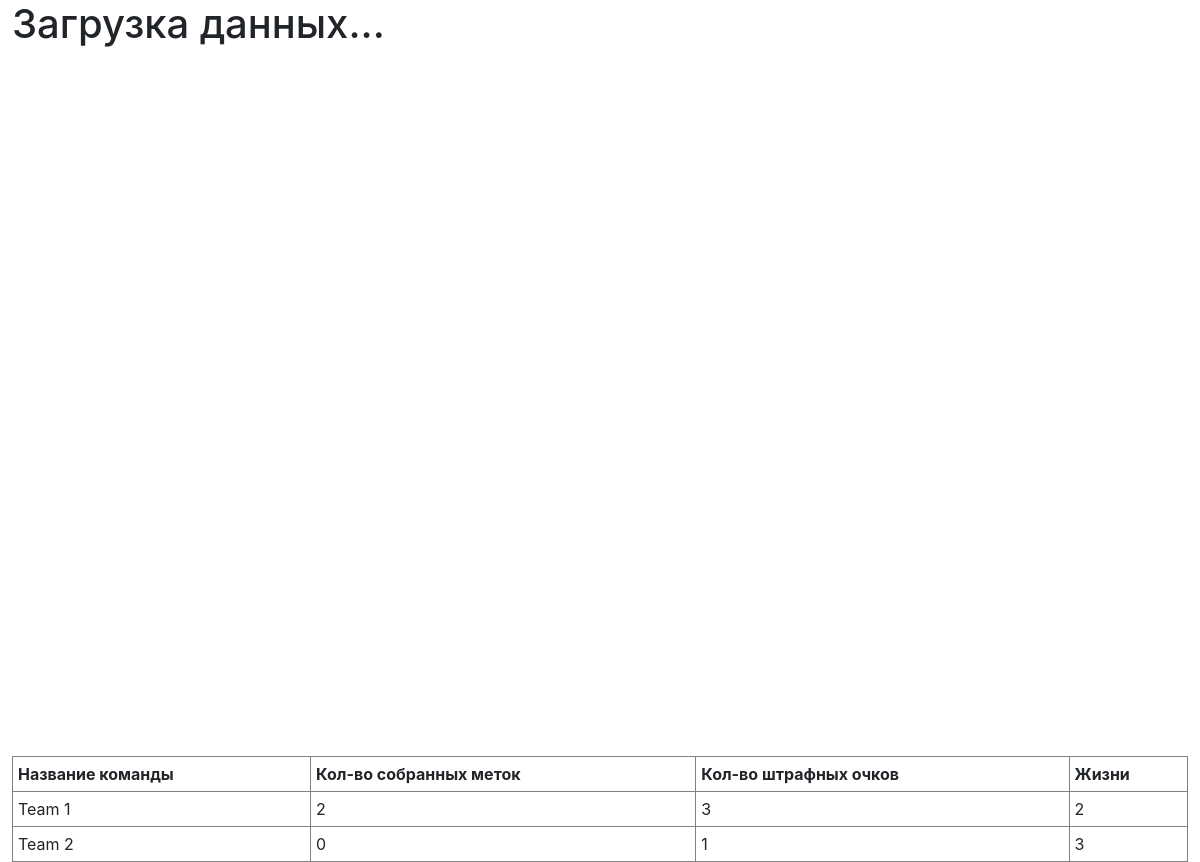
Before: / with the older database file.
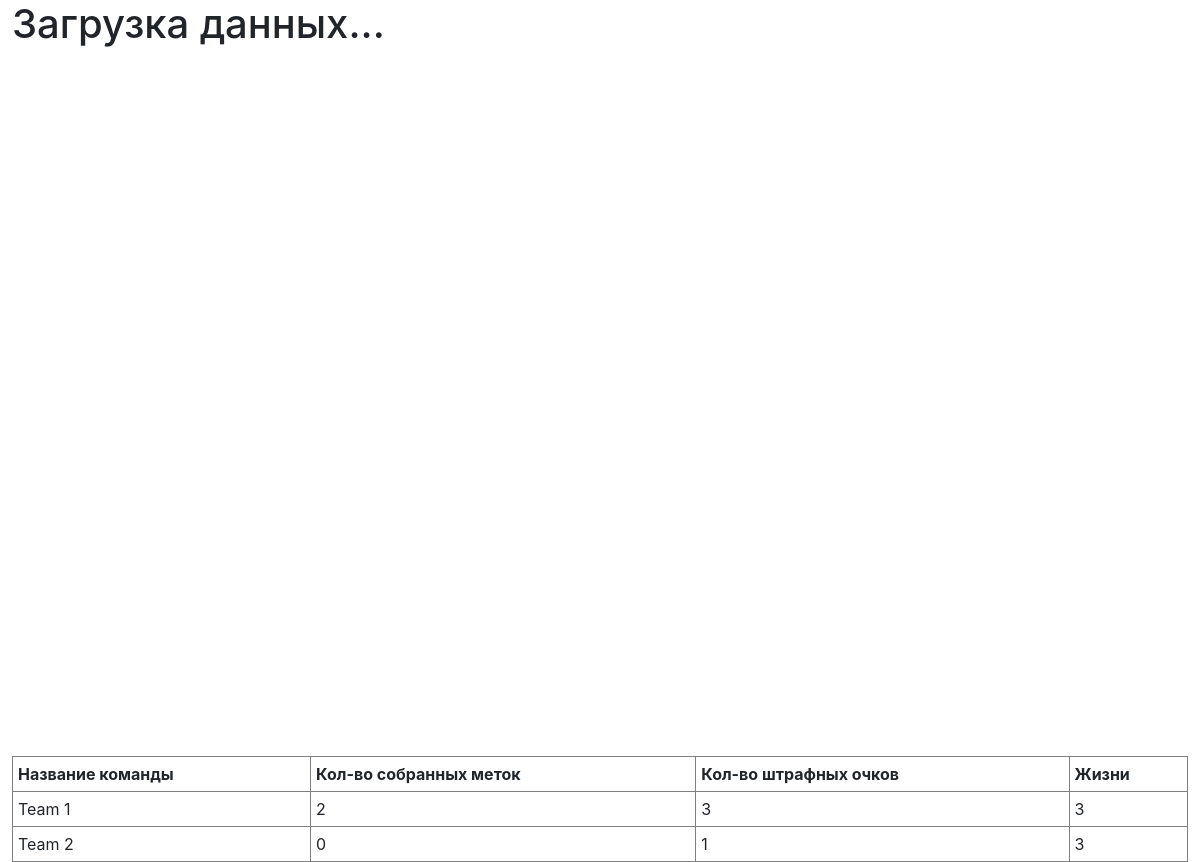
After: the same page with the newer database file.
### quest_api/models.py (models this page shows, shortened)
class Team(models.Model):
    name = models.CharField(max_length=512)
    uid = models.CharField(max_length=120)
    count_fail_marker_key = models.IntegerField(default=0)
    latitude = models.DecimalField(max_digits=9, decimal_places=6)
    longitude = models.DecimalField(max_digits=9, decimal_places=6)
    url_image = models.CharField(max_length=1024)
    standard_of_living = models.IntegerField(default=3)
    count_take_respawn = models.IntegerField(default=0)
    count_jacket = models.IntegerField(default=0)
    count_flamethrower = models.IntegerField(default=0)
    time_contact_marker = models.DateTimeField(default=0)

### status/views.py (the view)
def index(request):
    markers = Marker.objects.all()
    teams = Team.objects.all()
    return render(request, 'status/index.html', {
        'teams': teams,
        'markers': markers,
        'centerMap': '[54.333064, 48.385672]'
    })

### status/templates/status/index.html (shortened to what this page needs)
<!DOCTYPE html>
<html lang="en">
<head>
    <link rel="stylesheet" href="https://stackpath.bootstrapcdn.com/bootstrap/4.1.3/css/bootstrap.min.css"
>
</head>
<body>
<div id="container">
    <h1 id="status">Загрузка данных...</h1>
    <div id="map" style="width: 100%; height: 700px"></div>
    <table border="1" width="100%" cellpadding="5" id="turnerTable">
        <tr>
            <th>Название команды</th>
            <th>Кол-во собранных меток</th>
            <th>Кол-во штрафных очков</th>
            <th>Жизни</th>
        </tr>
        {% for team in teams %}
            <tr>
                <td>{{ team.name }}</td>
                <td>{{ team.taken_markers.count }}</td>
                <td>{{ team.count_fail_marker_key }}</td>
                <td>{{ team.standard_of_living }}</td>
            </tr>
        {% endfor %}
    </table>
</div>
</body>
</html>

### status/templates/status/index.html (style rules this page uses)
body { margin-right: 1%; margin-left: 1%; }

Changed rows visible on the page:
changed Team "Team 1": standard_of_living "2" → "3"
